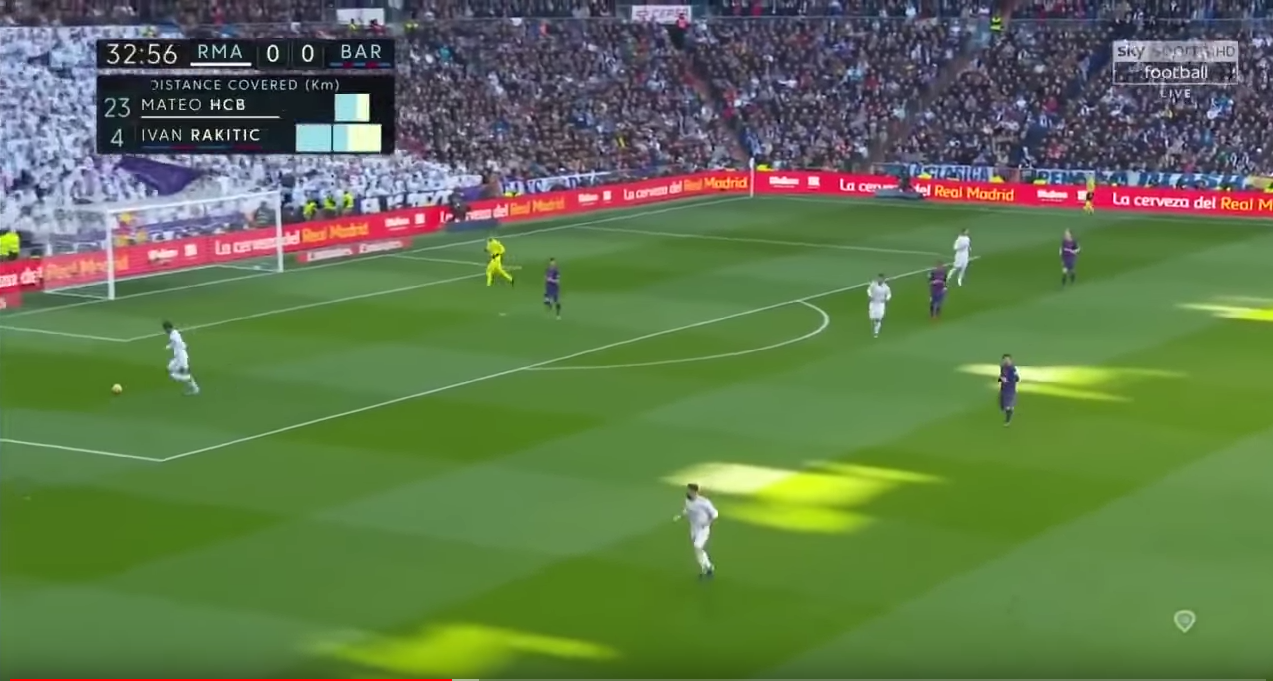
#> input picture python/image/angle1.png, 1273 x 681 px, found by its file name
$ python colorDitection.py
#> lines starting #> are read from the running program, lines starting #| are printed output that depends on the picture; after the words box and inside, x2 and y2 are one past the last pixel; in counts of white or black regions, pixels touching at a corner belong together
import sys
import cv2
import numpy as np

class colorDitection:

    def __init__(self,name):
        self.name = name

    def ditection(self):
        lower = np.array([40,50,50])
        upper = np.array([80,255,255])
        image = cv2.imread(self.name)
#> image is the input picture: shape (681, 1273, 3); mean B, G, R 76.8, 118.9, 96.3
        hsv = cv2.cvtColor(image,cv2.COLOR_BGR2HSV)
#> hsv: shape (681, 1273, 3); mean H, S, V 72.6, 119.6, 130.3
        dst = cv2.inRange(hsv,lower,upper)
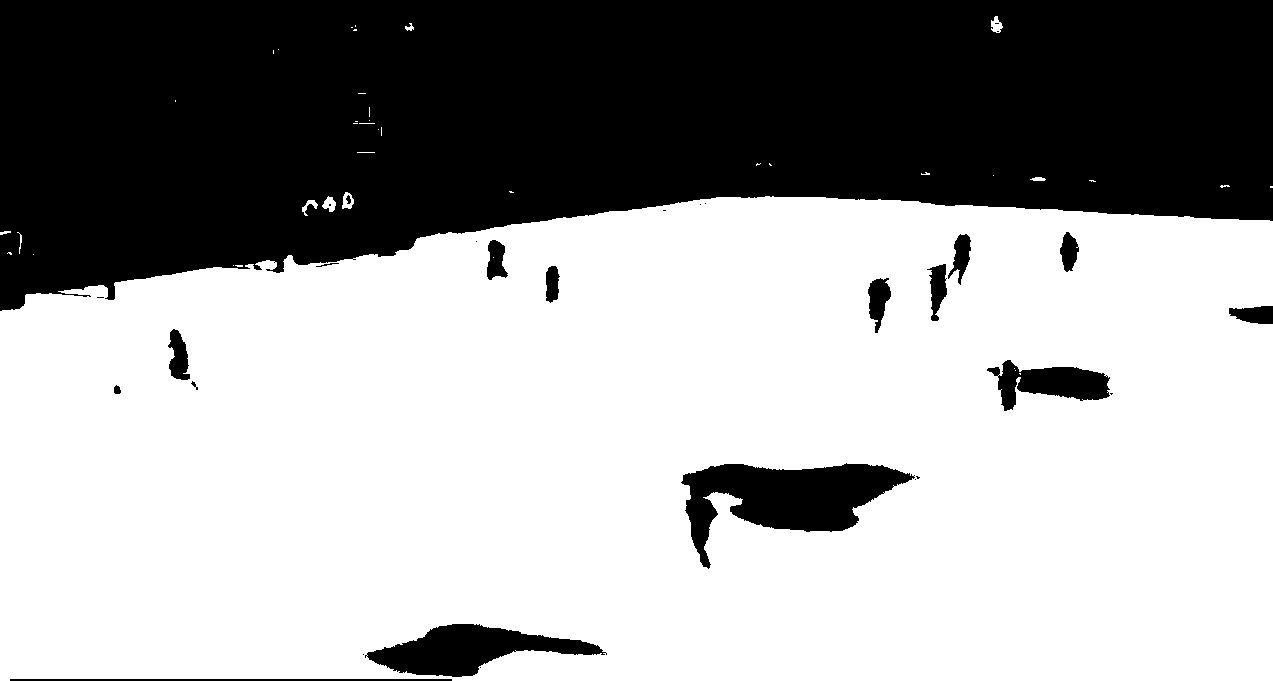
#> dst: shape (681, 1273); 63% white; 30 black regions (13 under 20 px), largest, box (x1, y1, x2, y2) and area: (0, 0, 1273, 311) 293807, (681, 463, 915, 569) 11246, (365, 624, 607, 677) 6386

        cv2.imshow("元画像",image)
        cv2.imshow("HSV画像",hsv)
        cv2.imshow("結果画像",dst)

        if cv2.waitKey() == ord("s"):
#> (key Esc is pressed here)
            num = self.name.rfind("/")
            str = "./result/color-" + self.name[num+1:]
            cv2.imwrite(str,dst)

        cv2.waitKey(0)
        cv2.destroyAllWindows()

args = sys.argv
if len(args) > 1:
    cd = colorDitection(args[1])
else:
    cd = colorDitection("./image/angle1.png")

cd.ditection()

$ run again, with python/image/angle2.png copied over python/image/angle1.png
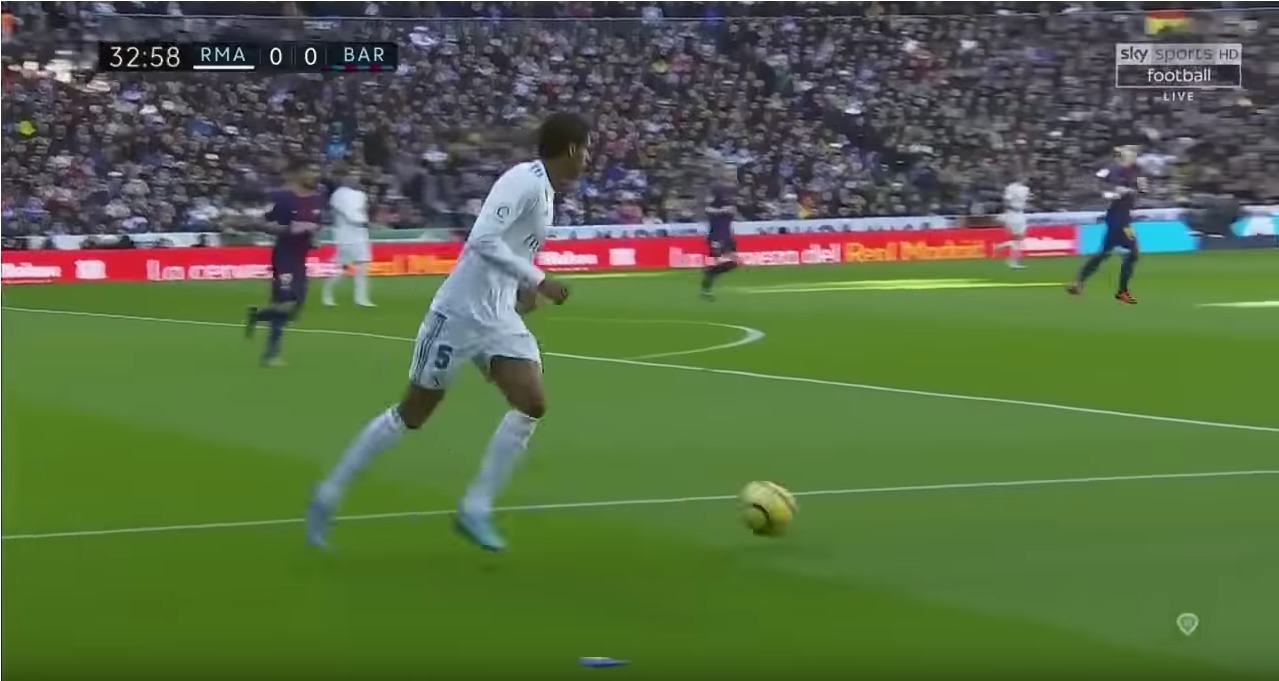
#> input picture python/image/angle2.png, 1279 x 681 px, found by its file name
#> in ditection, image is the input picture: shape (681, 1279, 3); mean B, G, R 68.5, 106.6, 87.7
#> hsv: shape (681, 1279, 3); mean H, S, V 76.9, 113, 115.2
#> in ditection, `dst = cv2.inRange(hsv,lower,upper)`:
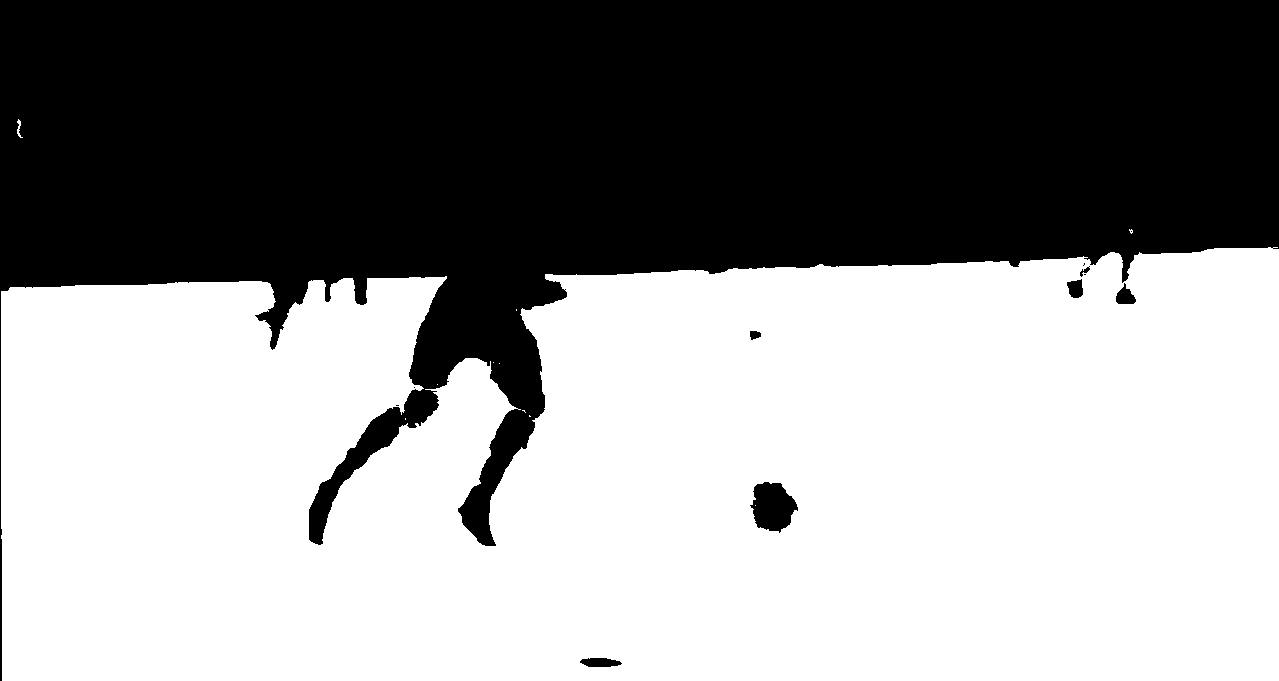
#> dst: shape (681, 1279); 57.3% white; 12 black regions (5 under 20 px), largest, box (x1, y1, x2, y2) and area: (0, 0, 1279, 681) 369612, (750, 482, 798, 533) 1673, (580, 658, 622, 667) 295

$ run again, with python/image/angle3.png copied over python/image/angle1.png
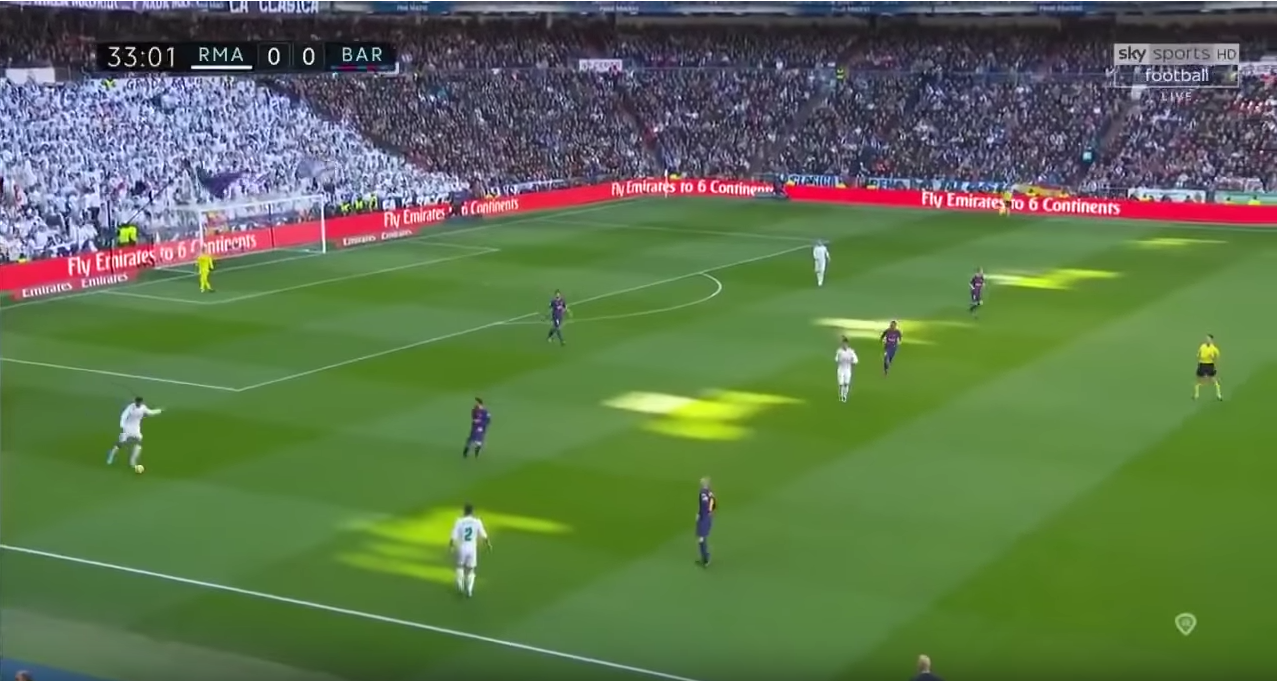
#> input picture python/image/angle3.png, 1277 x 681 px, found by its file name
#> in ditection, image is the input picture: shape (681, 1277, 3); mean B, G, R 77.1, 115.7, 93.4
#> hsv: shape (681, 1277, 3); mean H, S, V 74.7, 116.3, 127.1
#> in ditection, `dst = cv2.inRange(hsv,lower,upper)`:
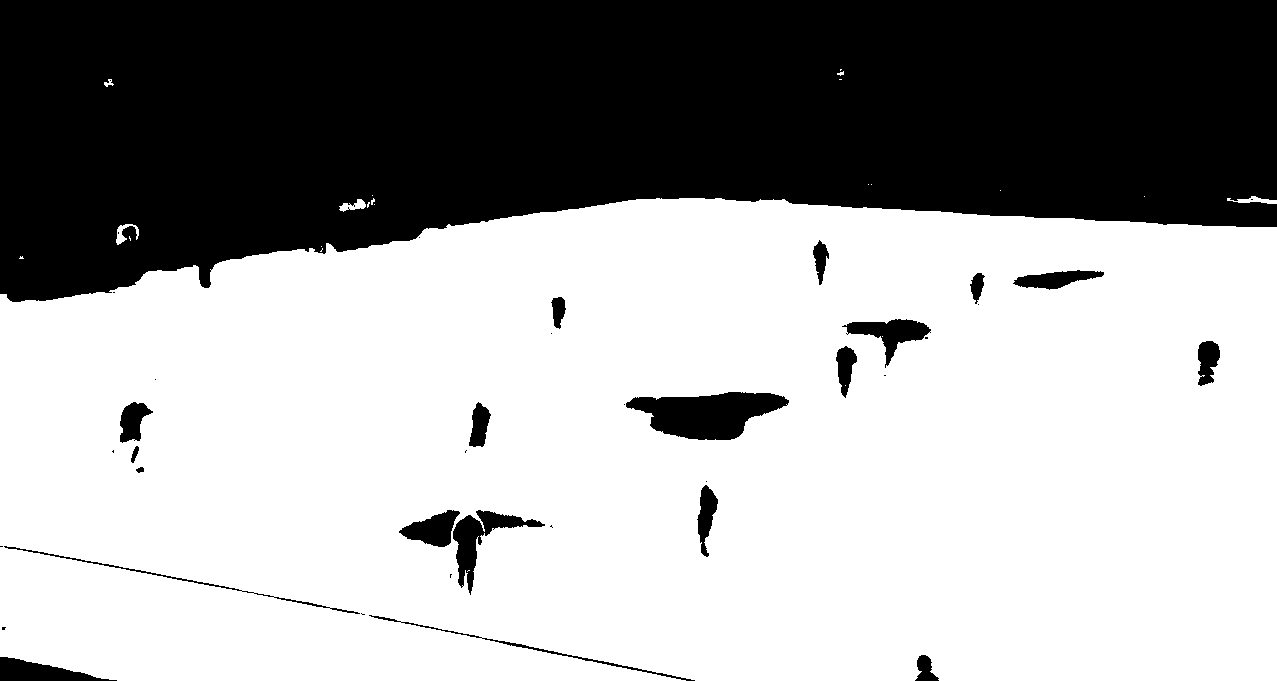
#> dst: shape (681, 1277); 63.9% white; 39 black regions (19 under 20 px), largest, box (x1, y1, x2, y2) and area: (0, 0, 1277, 302) 294956, (626, 392, 789, 440) 4971, (453, 510, 545, 595) 2104

$ run again, with python/image/angle4.png copied over python/image/angle1.png
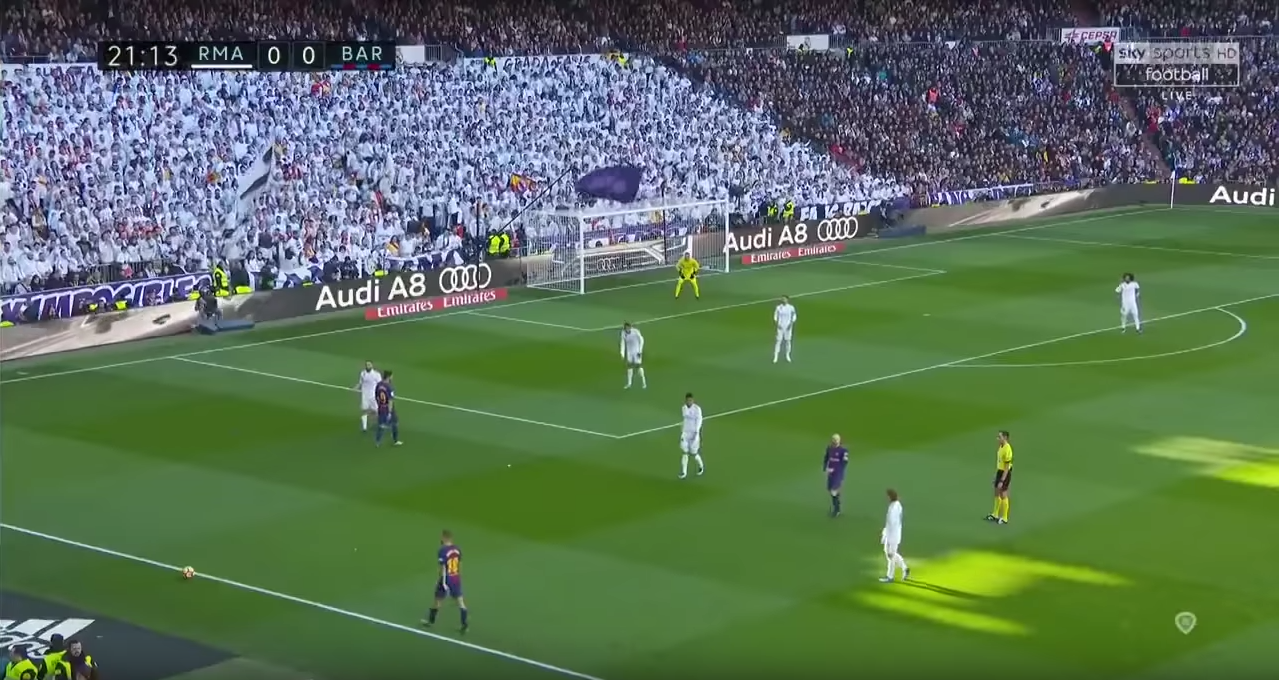
#> input picture python/image/angle4.png, 1279 x 680 px, found by its file name
#> in ditection, image is the input picture: shape (680, 1279, 3); mean B, G, R 86.9, 113.9, 90.1
#> hsv: shape (680, 1279, 3); mean H, S, V 77.6, 107.2, 124.5
#> in ditection, `dst = cv2.inRange(hsv,lower,upper)`:
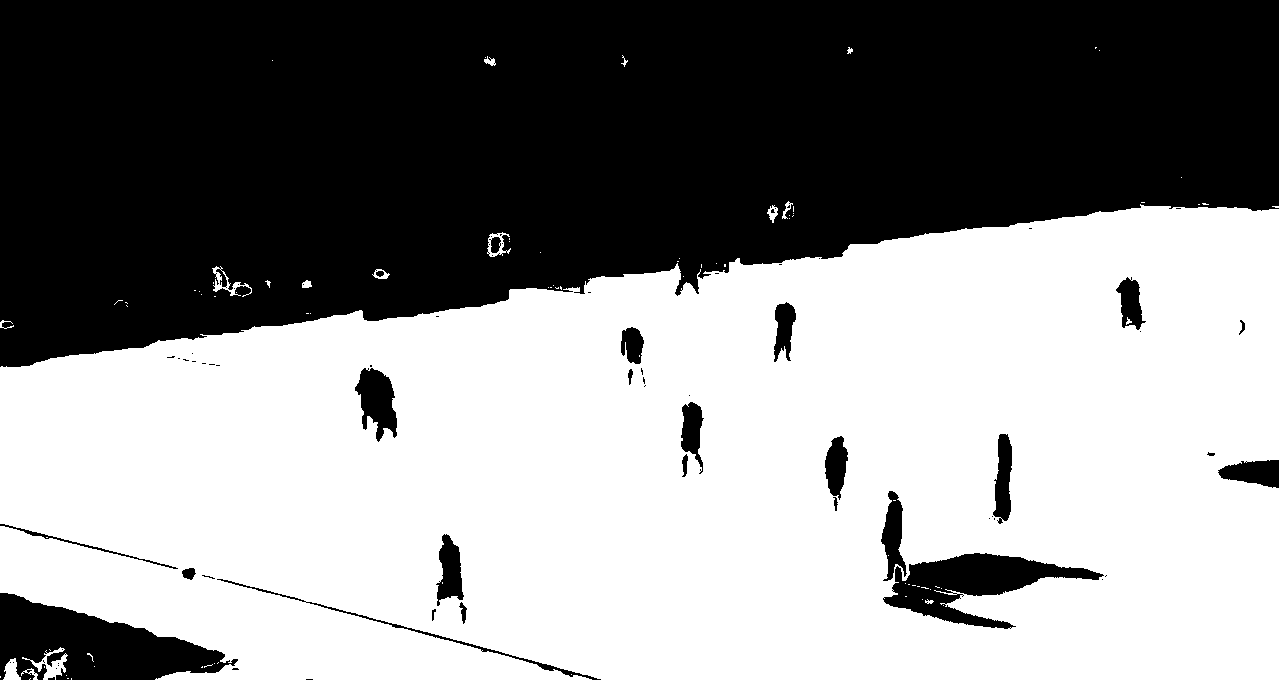
#> dst: shape (680, 1279); 55.5% white; 73 black regions (48 under 20 px), largest, box (x1, y1, x2, y2) and area: (0, 0, 1279, 367) 355262, (0, 593, 238, 680) 11738, (883, 553, 1104, 629) 7123
